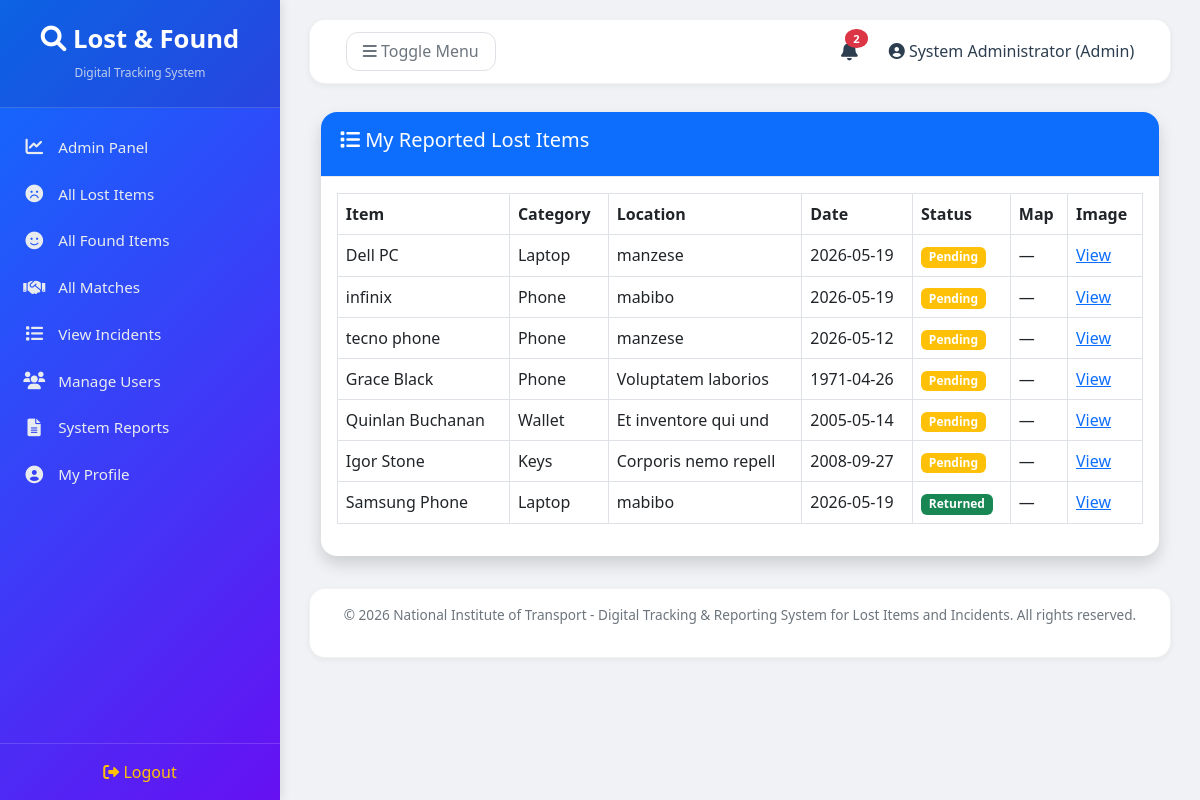
Screenshot of /index.php?page=lost_items/list (signed in) with the database file from the repository.
### tables this page shows
CREATE TABLE `lost_items` (
  `id` int(11) NOT NULL,
  `user_id` int(11) NOT NULL,
  `item_name` varchar(100) NOT NULL,
  `description` text DEFAULT NULL,
  `category` varchar(50) DEFAULT NULL,
  `lost_location` varchar(200) NOT NULL,
  `gps_latitude` decimal(10,8) DEFAULT NULL,
  `gps_longitude` decimal(11,8) DEFAULT NULL,
  `lost_date` date NOT NULL,
  `image_path` varchar(255) DEFAULT NULL,
  `status` enum('pending','returned','cancelled') DEFAULT 'pending',
  `created_at` timestamp NOT NULL DEFAULT current_timestamp()
);

### models/LostItem.php (called while the page is built, shortened)
<?php
class LostItem
{
    private $pdo;
    public function __construct($pdo)
    {
        $this->pdo = $pdo;
    }
    public function getByUser($userId)
    {
        $stmt = $this->pdo->prepare("SELECT * FROM lost_items WHERE user_id = ? ORDER BY created_at DESC");
        $stmt->execute([$userId]);
        return $stmt->fetchAll();
    }
}
?>

### views/lost_items/list.php (the view, shortened to what this page needs)
<?php
require_once __DIR__ . '/../layouts/header.php';
require_once __DIR__ . '/../../models/LostItem.php';
$lostModel = new LostItem($pdo);
$items = $lostModel->getByUser($_SESSION['user_id']);
?>
<div class="container-fluid">
    <div class="card shadow">
        <div class="card-header bg-primary text-white">
            <h5><i class="fas fa-list"></i> My Reported Lost Items</h5>
        </div>
        <div class="card-body">
            <?php if (count($items) === 0): ?>
                <div class="alert alert-info">You haven't reported any lost items yet.</div>
            <?php else: ?>
                <div class="table-responsive">
                    <table class="table table-bordered">
                        <thead>
                            <tr>
                                <th>Item</th>
                                <th>Category</th>
                                <th>Location</th>
                                <th>Date</th>
                                <th>Status</th>
                                <th>Map</th>
                                <th>Image</th>
                            </tr>
                        </thead>
                        <tbody>
                            <?php foreach ($items as $item): ?>
                                <tr>
                                    <td><?= htmlspecialchars($item['item_name']) ?></td>
                                    <td><?= htmlspecialchars($item['category']) ?></td>
                                    <td><?= htmlspecialchars($item['lost_location']) ?></td>
                                    <td><?= $item['lost_date'] ?></td>
                                    <td>
                                        <span class="badge bg-<?= $item['status'] == 'pending' ? 'warning' : 'success' ?>">
                                            <?= ucfirst($item['status']) ?>
                                        </span>
                                    </td>
                                    <td>
                                        <?php if (!empty($item['gps_latitude']) && !empty($item['gps_longitude'])): ?>
                                            <a class="btn btn-sm btn-info" href="<?= BASE_URL ?>index.php?page=lost_items/map&id=<?= $item['id'] ?>"
                                                >
                                                <i class="fas fa-map-marked-alt"></i> View Map
                                            </a>
                                        <?php else: ?>
                                            —
                                        <?php endif; ?>
                                    </td>
                                    <td>
                                        <?php if ($item['image_path']): ?>
                                            <a href="<?= BASE_URL . $item['image_path'] ?>" target="_blank">View</a>
                                        <?php else: ?>—<?php endif; ?>
                                    </td>
                                </tr>
                            <?php endforeach; ?>
                        </tbody>
                    </table>
                </div>
            <?php endif; ?>
        </div>
    </div>
</div>
<?php require_once __DIR__ . '/../layouts/footer.php'; ?>

### views/layouts/header.php (style rules this page uses)
* { margin: 0; padding: 0; box-sizing: border-box; }
body { background: #f0f2f5; font-family: 'Segoe UI', Tahoma, Geneva, Verdana, sans-serif; }
.page-content .card { border-radius: 16px; border: none; box-shadow: 0 2px 8px rgba(0, 0, 0, 0.05); margin-bottom: 1.5rem; }
.page-content .card-header { background: white; border-bottom: 1px solid #e9ecef; font-weight: 600; padding: 1rem 1.2rem; border-radius: 16px 16px 0 0; }

### rows the page displays
lost_items: item_name "Dell PC", category "Laptop", lost_location "manzese", lost_date "2026-05-19", status "Pending"
lost_items: item_name "infinix", category "Phone", lost_location "mabibo", lost_date "2026-05-19", status "Pending"
lost_items: item_name "tecno phone", category "Phone", lost_location "manzese", lost_date "2026-05-12", status "Pending"
lost_items: item_name "Grace Black", category "Phone", lost_location "Voluptatem laborios", lost_date "1971-04-26", status "Pending"
lost_items: item_name "Quinlan Buchanan", category "Wallet", lost_location "Et inventore qui und", lost_date "2005-05-14", status "Pending"
lost_items: item_name "Igor Stone", category "Keys", lost_location "Corporis nemo repell", lost_date "2008-09-27", status "Pending"
lost_items: item_name "Samsung Phone", category "Laptop", lost_location "mabibo", lost_date "2026-05-19", status "Returned"

### other values shown
$unreadCount "2"
$userName "System Administrator"
$userRole "Admin"
